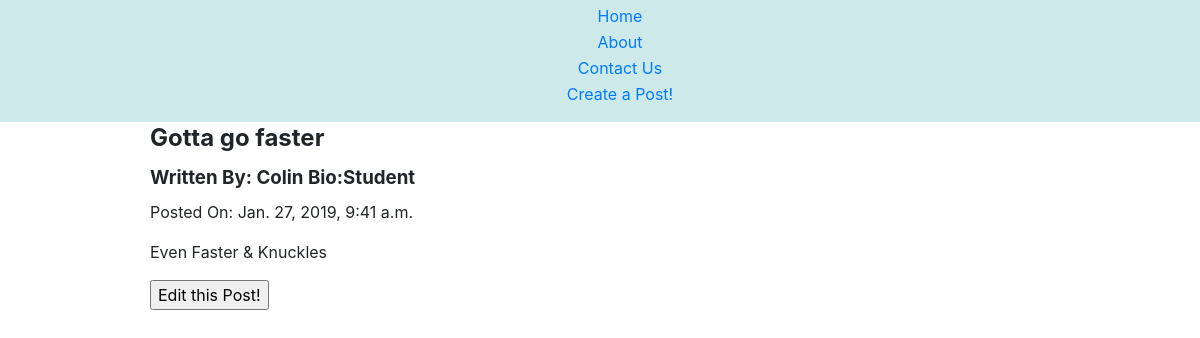
Page /blog/8/ on the committed database.
### blog/models.py (models this page shows, shortened)
class Post(models.Model):
    title = models.CharField(max_length=50)
    description = models.CharField(max_length=300)
    author = models.ForeignKey(Author, on_delete=models.CASCADE)
    creation_date = models.DateTimeField('date created')

class Author(models.Model):
    author_name = models.CharField(max_length=30)
    bio = models.CharField(max_length=300)
    def __str__(self):
        return self.author_name + " Bio:" + self.bio

### blog/views.py (the view)
# urls.py: path('blog/<int:post_id>/', views.details, name='detail'),
def details(request, post_id):
    post = Post.objects.get(pk=post_id)
    context = {'post':post}
    return render(request, 'blog/detail.html', context)

### blog/templates/blog/detail.html
{% load static %}
<head>
    <link rel="stylesheet" href="{% static 'blog/bootstrap-reboot.css' %}">
</head>
    <nav>
        <ul>
            <li><a href="/">Home</a></li>
            <li><a href="#">About</a></li>
            <li><a href="#">Contact Us</a></li>
            <li><a href="/blog/creation"> Create a Post! </a></li>
        </ul>
    </nav>
<main>
    <h2>
        {{ post.title }}
    </h2>
    <h3>
        Written By: {{post.author}}
    </h3>
    <p>
        Posted On: {{post.creation_date}}
    </p>
    <p>
        {{post.description}}
    </p>
    <form action="/blog/{{ post.id }}/edit">
        <input type="submit" value="Edit this Post!" />
    </form>
</main>

### rows in the picture
Post: title "Gotta go faster", author "Colin Bio:Student", creation_date "Jan. 27, 2019, 9:41 a.m.", description "Even Faster & Knuckles"
